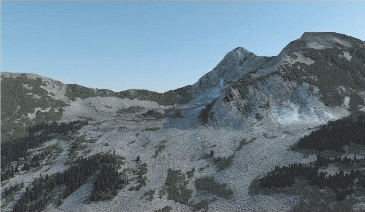
#> input picture FigSource.png, 365 x 212 px
$ python main_4.py
#> lines starting #> are read from the running program, lines starting #| are printed output that depends on the picture
#> further down, input_image is the input picture: shape (212, 365, 3); mean B, G, R 136.4, 124.8, 105.9
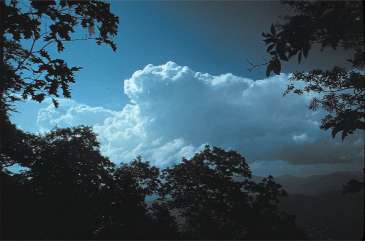
#> input picture FigTarget.png, 365 x 241 px
#> further down, target_image is the input picture: shape (241, 365, 3); mean B, G, R 94, 80.5, 55.2
import cv2
import numpy as np

# Funktion für den Farbtransfer im Lab-Farbraum
def color_transfer_lab(input_img, target_img):
    # Bilder in den Lab-Farbraum konvertieren
    input_img_lab = cv2.cvtColor(input_img, cv2.COLOR_BGR2Lab).astype(np.float32) / 255.0
    target_img_lab = cv2.cvtColor(target_img, cv2.COLOR_BGR2Lab).astype(np.float32) / 255.0
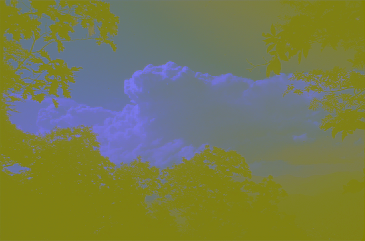
#> target_img_lab: shape (241, 365, 3) float32; mean B, G, R 0.316, 0.484, 0.463

    # Für jeden Farbkanal (L, a, b) separat vorgehen
    for i in range(3):
        # i) Mittelwert des Input subtrahieren
        input_channel_mean = np.mean(input_img_lab[:, :, i])
        input_img_lab[:, :, i] -= input_channel_mean

        # ii) Input durch Standardabweichung teilen, unter Berücksichtigung der Möglichkeit von Nullen
        input_channel_std = np.std(input_img_lab[:, :, i])
        if input_channel_std != 0:
            input_img_lab[:, :, i] /= input_channel_std

        # iii) Input mit der Standardabweichung des Targets multiplizieren, unter Berücksichtigung der Möglichkeit von Nullen
        target_channel_std = np.std(target_img_lab[:, :, i])
        if target_channel_std != 0:
            input_img_lab[:, :, i] *= target_channel_std

        # iv) Mittelwert des Targets zum Input addieren
        target_channel_mean = np.mean(target_img_lab[:, :, i])
        input_img_lab[:, :, i] += target_channel_mean
#> this loop made 3 passes
#> (input_channel_mean, input_channel_std, target_channel_std, target_channel_mean) on passes 1 to 3: (0.506, 0.197, 0.232, 0.316), (0.487, 0.00903, 0.0177, 0.484), (0.47, 0.0314, 0.0383, 0.463)
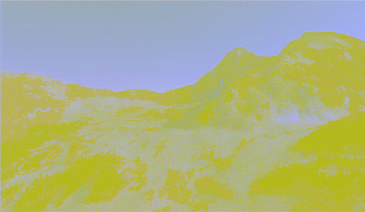
#> input_img_lab: shape (212, 365, 3) float32; mean B, G, R 0.316, 0.484, 0.463; drawn with min black and max white

    # Clipping der Werte, um sicherzustellen, dass sie im gültigen Bereich bleiben
    input_img_lab = np.clip(input_img_lab, 0, 1)

    # Konvertierung zurück in den 8-Bit-Bereich
    output_img_lab = (input_img_lab * 255).astype(np.uint8)

    # Konvertieren des Bildes zurück in den BGR-Farbraum für die Anzeige
    output_img_bgr_lab = cv2.cvtColor(output_img_lab, cv2.COLOR_Lab2BGR)

    return output_img_bgr_lab

# Funktion für den Farbtransfer im HSV-Farbraum
def color_transfer_hsv(input_img, target_img):
    # Bilder in den HSV-Farbraum konvertieren
    input_img_hsv = cv2.cvtColor(input_img, cv2.COLOR_BGR2HSV).astype(np.float32) / 255.0
    target_img_hsv = cv2.cvtColor(target_img, cv2.COLOR_BGR2HSV).astype(np.float32) / 255.0
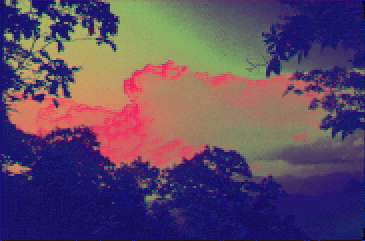
#> target_img_hsv: shape (241, 365, 3) float32; mean B, G, R 0.398, 0.29, 0.369

    # Für jeden Farbkanal (Hue, Saturation, Value) separat vorgehen
    for i in range(3):
        # i) Mittelwert des Input subtrahieren
        input_channel_mean = np.mean(input_img_hsv[:, :, i])
        input_img_hsv[:, :, i] -= input_channel_mean

        # ii) Input durch Standardabweichung teilen, unter Berücksichtigung der Möglichkeit von Nullen
        input_channel_std = np.std(input_img_hsv[:, :, i])
        if input_channel_std != 0:
            input_img_hsv[:, :, i] /= input_channel_std

        # iii) Input mit der Standardabweichung des Targets multiplizieren, unter Berücksichtigung der Möglichkeit von Nullen
        target_channel_std = np.std(target_img_hsv[:, :, i])
        if target_channel_std != 0:
            input_img_hsv[:, :, i] *= target_channel_std

        # iv) Mittelwert des Targets zum Input addieren
        target_channel_mean = np.mean(target_img_hsv[:, :, i])
        input_img_hsv[:, :, i] += target_channel_mean
#> this loop made 3 passes
#> (input_channel_mean, input_channel_std, target_channel_std, target_channel_mean) on passes 1 to 3: (0.383, 0.0411, 0.0354, 0.398), (0.187, 0.111, 0.213, 0.29), (0.536, 0.243, 0.273, 0.369)
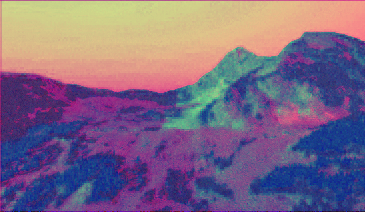
#> input_img_hsv: shape (212, 365, 3) float32; mean B, G, R 0.397, 0.29, 0.369; drawn with min black and max white

    # Clipping der Werte, um sicherzustellen, dass sie im gültigen Bereich bleiben
    input_img_hsv = np.clip(input_img_hsv, 0, 1)

    # Konvertierung zurück in den 8-Bit-Bereich
    output_img_hsv = (input_img_hsv * 255).astype(np.uint8)

    # Konvertieren des Bildes zurück in den BGR-Farbraum für die Anzeige
    output_img_bgr_hsv = cv2.cvtColor(output_img_hsv, cv2.COLOR_HSV2BGR)
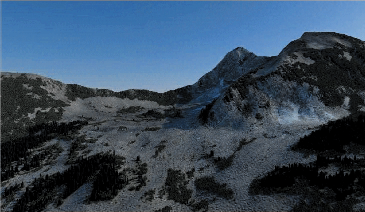
#> output_img_bgr_hsv: shape (212, 365, 3); mean B, G, R 93.8, 74.2, 54.9

    return output_img_bgr_hsv

# Funktion für den Farbtransfer im RGB-Farbraum
def color_transfer_rgb(input_img, target_img):
    # Bilder in den RGB-Farbraum konvertieren (falls nicht bereits)
    input_img_rgb = input_img.astype(np.float32) / 255.0
    target_img_rgb = target_img.astype(np.float32) / 255.0

    # Für jeden Farbkanal (R, G, B) separat vorgehen
    for i in range(3):
        # i) Mittelwert des Input subtrahieren
        input_channel_mean = np.mean(input_img_rgb[:, :, i])
        input_img_rgb[:, :, i] -= input_channel_mean

        # ii) Input durch Standardabweichung teilen, unter Berücksichtigung der Möglichkeit von Nullen
        input_channel_std = np.std(input_img_rgb[:, :, i])
        if input_channel_std != 0:
            input_img_rgb[:, :, i] /= input_channel_std

        # iii) Input mit der Standardabweichung des Targets multiplizieren, unter Berücksichtigung der Möglichkeit von Nullen
        target_channel_std = np.std(target_img_rgb[:, :, i])
        if target_channel_std != 0:
            input_img_rgb[:, :, i] *= target_channel_std

        # iv) Mittelwert des Targets zum Input addieren
        target_channel_mean = np.mean(target_img_rgb[:, :, i])
        input_img_rgb[:, :, i] += target_channel_mean
#> this loop made 3 passes
#> (input_channel_mean, input_channel_std, target_channel_std, target_channel_mean) on passes 1 to 3: (0.535, 0.244, 0.273, 0.369), (0.489, 0.201, 0.227, 0.316), (0.415, 0.15, 0.144, 0.216)

    # Clipping der Werte, um sicherzustellen, dass sie im gültigen Bereich bleiben
    input_img_rgb = np.clip(input_img_rgb, 0, 1)

    # Konvertierung zurück in den 8-Bit-Bereich
    output_img_rgb = (input_img_rgb * 255).astype(np.uint8)

    return output_img_rgb

# Laden der Bilder
input_image = cv2.imread('FigSource.png')
target_image = cv2.imread('FigTarget.png')

# Überprüfen, ob die Bilder geladen wurden
if input_image is None or target_image is None:
    print("Ein oder beide Bilder konnten nicht geladen werden.")
else:
    # Farbtransfer für alle Farbräume durchführen
    result_lab = color_transfer_lab(input_image, target_image)
    result_hsv = color_transfer_hsv(input_image, target_image)
    result_rgb = color_transfer_rgb(input_image, target_image)

    # Bilder nebeneinander anzeigen
    combined_lab = np.concatenate((input_image, result_lab), axis=1)
    combined_hsv = np.concatenate((input_image, result_hsv), axis=1)
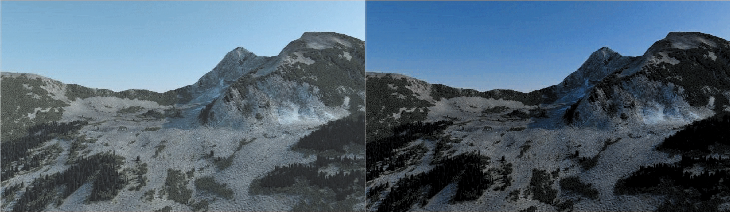
#> combined_hsv: shape (212, 730, 3); mean B, G, R 115.1, 99.5, 80.4
    combined_rgb = np.concatenate((input_image, result_rgb), axis=1)

    cv2.imshow('Lab Color Transfer', combined_lab)
    cv2.imshow('HSV Color Transfer', combined_hsv)
    cv2.imshow('RGB Color Transfer', combined_rgb)
    cv2.waitKey(0)
    cv2.destroyAllWindows()
